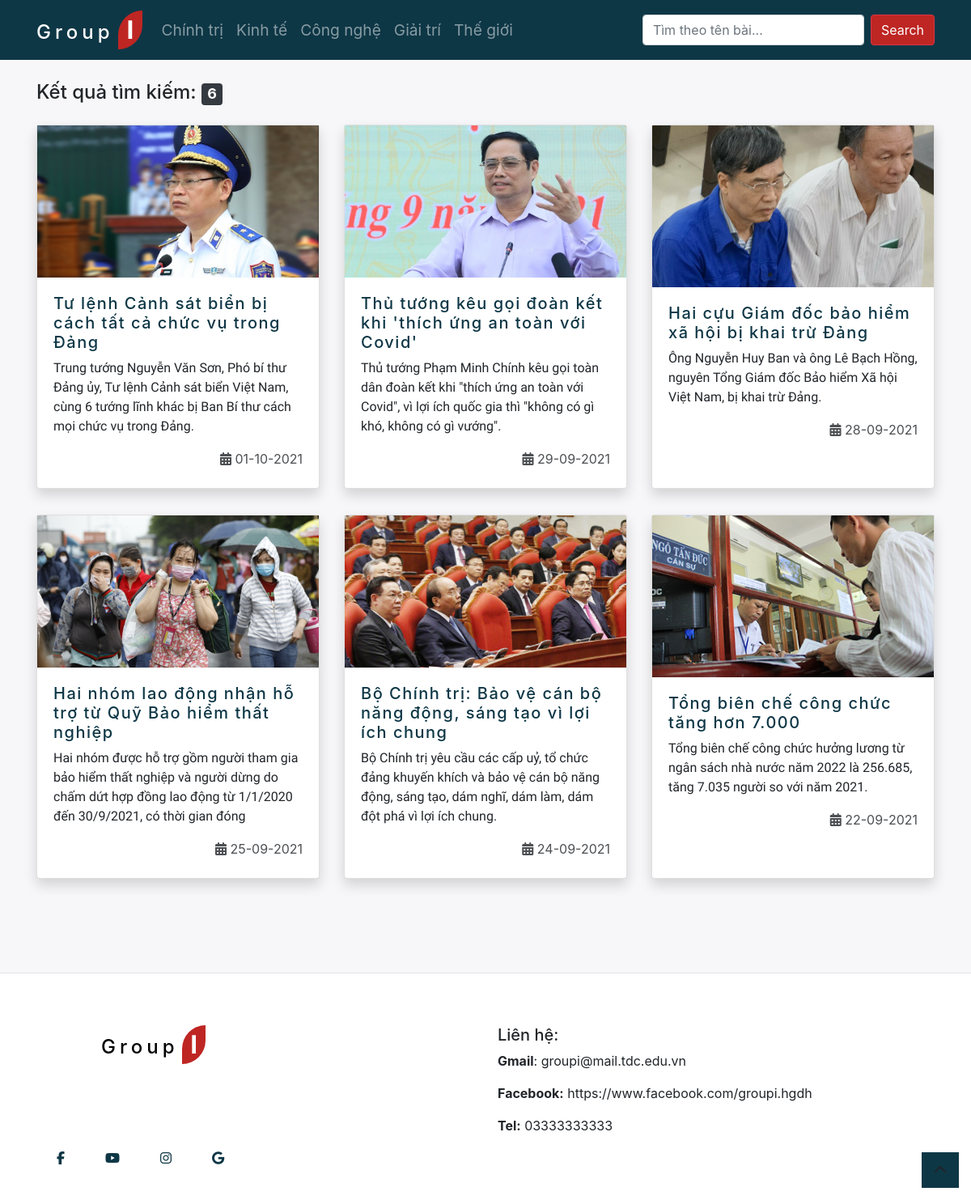
/pages/search.php?idCategory=1, run on the app's committed database.
### tables this page shows
CREATE TABLE `category` (
  `id_category` int(11) NOT NULL,
  `NAME` varchar(500) NOT NULL
);

CREATE TABLE `post` (
  `ID_POST` int(11) NOT NULL,
  `TITLE` varchar(500) NOT NULL,
  `SAPO` text NOT NULL,
  `IMAGE1` varchar(500) NOT NULL,
  `IMAGE2` varchar(500) NOT NULL,
  `IMAGE3` varchar(500) NOT NULL,
  `CONTENT` text NOT NULL,
  `ID_CATEGORY` int(11) NOT NULL,
  `DATE_UP` datetime NOT NULL
);

### models/Database.php (called while the page is built, shortened)
<?php
class Database
{
    public static $connect = null;
    public function __construct()
    {
        if (self::$connect == null) {
            self::$connect = mysqli_connect(DB_HOST, DB_USER, DB_PASSWORD, DB_NAME);
            self::$connect->set_charset('utf8mb4');
        }
        return self::$connect;
    }
}

### models/Category.php (called while the page is built)
<?php
class Category extends Database
{
    public function getAll(){
        $sql = self::$connect->prepare("SELECT * FROM category");
        $sql->execute();
        return $sql->get_result()->fetch_all(MYSQLI_ASSOC);
    }
}

### models/Post.php (called while the page is built, shortened)
<?php
class Post extends Database
{
    public function getByCategory($idCategory){
        $sql = self::$connect->prepare(
            "SELECT * FROM `post`, `category`
                    WHERE post.ID_CATEGORY = category.ID_CATEGORY
                    AND post.ID_CATEGORY = $idCategory
                    ORDER BY DATE_UP DESC ");
        $sql->execute();
        return $sql->get_result()->fetch_all(MYSQLI_ASSOC);
    }
}

### layouts/components/PostNormal.php (the view, shortened to what this page needs)
<?php
class PostNormal
{
    public static function view($post, $urlPage)
    {
        $quickView = '';
        return '
                    <div class="card post-medium post shadow" data-scroll>
                        <div class="inner">
                            <a href="' . $urlPage . 'pages/detail.php?idPost=' . $post['ID_POST'] . '">
                                <img src="' . $urlPage . 'public/images/' . $post['IMAGE1'] . '" class="img-post" alt="">
                            </a>
                                ' . $quickView . '
                        </div>
                        <div class="card-body post-body">
                            <h5 class="post-title hv-l">
                                <a href="' . $urlPage . 'pages/detail.php?idPost=' . $post['ID_POST'] . '">
                                    ' . $post['TITLE'] . '
                                </a>
                            </h5>
                            <p class="card-text post-sapo">
                                ' . substr($post['SAPO'], 0, 200) . '
                            </p>
                            <p class="post-date-up">
                                 ' . DateUp::view($post['DATE_UP']) . '
                            </p>
                        </div>
                    </div>
        ';
    }
}

### pages/search.php (shortened to what this page needs)
<!DOCTYPE html>
<html lang="en">
<head>
    <?php
    require urlPage . 'layouts/head.php';
    $post = new Post();
    $arrResult = [];
    if (!empty($_GET['idCategory'])) {
        $arrResult = $post->getByCategory($_GET['idCategory']);
    } else {
        if (!empty($_GET['key'])) {
            $arrResult = $post->getByTitle($_GET['key']);
        } else {
            header('location: ../');
        }
    }
    ?>
</head>
<body>
    <header>
        <?php include urlPage . "layouts/components/nav.php"; ?>
    </header>
    <div class="content" style="margin: 100px 0;">
        <div class="container">
            <h4>Kết quả tìm kiếm:
                <span class="badge badge-dark"><?php echo count($arrResult) ?></span>
            </h4>
            <div class="row">
                <?php
            foreach ($arrResult as $item) {
                echo '<div class="col-md-4 my-md-3">
                        '. PostNormal::view($item, urlPage) .'
                      </div>';
            }
            ?>
            </div>
        </div>
    </div>
    <?php require '../layouts/footer.php' ?>
    <div class="go-top top">
        <i class="fa fa-chevron-up" aria-hidden="true"></i>
    </div>
</body>
</html>

### layouts/components/nav.php (shortened to what this page needs)
<?php
$category = new Category();
$arrCategory = $category->getAll();
?>
<nav class="navbar navbar-expand-sm navbar-dark">
    <div class="container">
        <a class="navbar-brand" href="<?php echo urlPage == '' ? '#' : urlPage . 'index.php' ?>">
            <div class="logo top">
                <span>Group</span>
                <span>I</span>
            </div>
        </a>
        <div class="collapse navbar-collapse" id="collapsibleNavId">
            <ul class="navbar-nav mr-auto mt-2 mt-lg-0">
                <?php
                foreach ($arrCategory as $item) {
                        echo '
                            <li class="nav-item">
                                <a class="nav-link" href="' . urlPage . 'pages/search.php?idCategory=' . $item['id_category'] . '">
                                    <span class="hv-l category" data-id="category-' . $item['id_category'] . '">' . $item['NAME'] . '</span>
                                </a>
                            </li>
                        ';
                    }
                ?>
            </ul>
            <form action="<?php echo urlPage . 'pages/search.php' ?>" class="form-inline my-2 my-lg-0">
                <input name="key" class="form-control mr-sm-2" type="text" placeholder="Tìm theo tên bài...">
                <button class="btn btn-danger my-2 my-sm-0" type="submit">Search</button>
            </form>
        </div>
    </div>
</nav>

### layouts/components/DateUp.php (shortened to what this page needs)
<?php
class DateUp
{
    public static function view($dateTime)
    {
        try {
            $dateUp = new DateTime($dateTime);
            if ($dateUp->format('i') == date('i') && $dateUp->format('h') == date('h')) {
                return 'mới đây';
            } else {
                if ($dateUp->format('h') == date('h') && date('d') == $dateUp->format('d')) {
                    return '<i class="fa fa-clock"></i> ' . (date('i') - $dateUp->format('i')) . ' phút trước';
                } else {
                    if (date('d') == $dateUp->format('d') && date('m') == $dateUp->format('m')) {
                        return '<i class="fa fa-clock"></i> ' . (date('h') - $dateUp->format('h')) . ' giờ trước';
                    } else {
                        return '<i class="fa fa-calendar-alt"></i> ' . $dateUp->format('d-m-Y');
                    }
                }
            }
        } catch (Exception $e) {
            return '';
        }
    }
}

### public/css/style.css (style rules this page uses)
* { padding: 0; margin: 0; -webkit-box-sizing: border-box; box-sizing: border-box; }
body { background-color: #f7f7f9; }
ul, ol { padding: 0; margin: 0; list-style: none; }
p { padding: 0; }
a { color: #fff; -webkit-transition: 0.25s all; transition: 0.25s all; }
.btn-danger { background-color: #be2623 !important; }
.logo { -webkit-transition: 0.25s all; transition: 0.25s all; }
.logo span:first-child { font-size: 1.5rem; letter-spacing: 5px; font-weight: 500; }
.logo span:last-child { font-family: "Baloo Thambi 2", cursive; color: #fff; background: #be2623; padding: 5px 10px; font-size: 2rem; font-weight: bold; border-top-left-radius: 50px; border-bottom-right-radius: 50px; }
.hv-l { position: relative; }
.hv-l::before { position: absolute; content: ""; height: 3px; background-color: #0e3746; bottom: -0.3rem; width: 0%; -webkit-transition: 0.25s all; transition: 0.25s all; }
header .navbar { z-index: 99; -webkit-transition: 0.25s all; transition: 0.25s all; position: fixed; width: 100%; background-color: #0e3746; top: 0; }
header .navbar .hv-l::before { background-color: #d6d6d6; }
header .nav-item .nav-link { font-size: 1.2rem; }
.post { height: 450px; }
.post .inner { overflow: hidden; position: relative; }
.post .inner .img-post { width: 100%; height: 200px; cursor: pointer; -webkit-transition: 0.25s all; transition: 0.25s all; -o-object-fit: cover; object-fit: cover; }
.post .post-body .post-title { letter-spacing: 1.5px; }
.post .post-body .post-title a { color: #0e3746; }
.post .post-body .post-sapo { font-family: "Baloo Paaji 2", cursive; }
.post .post-body .post-date-up { opacity: 0.8; text-align: right; }
.go-top { position: fixed; cursor: pointer; bottom: 15px; right: 15px; padding: 10px 15px; background: #0e3746; -webkit-transition: 0.25s all; transition: 0.25s all; }
[data-scroll] { -webkit-transition: all 1s; transition: all 1s; }

### data on the page
category: NAME "Chính trị"
category: NAME "Kinh tế"
category: NAME "Công nghệ"
category: NAME "Giải trí"
category: NAME "Thế giới"
post: IMAGE1 (picture), TITLE "Tư lệnh Cảnh sát biển bị cách tất cả chức vụ trong Đảng", SAPO "Trung tướng Nguyễn Văn Sơn, Phó bí thư Đảng ủy, Tư lệnh Cảnh sát biển Việt Nam, cùng 6 tướng lĩnh khác bị Ban Bí thư cách mọi chức vụ trong Đảng.", DATE_UP "01-10-2021"
post: shows a picture, TITLE "Thủ tướng kêu gọi đoàn kết khi 'thích ứng an toàn với Covid'", SAPO "Thủ tướng Phạm Minh Chính kêu gọi toàn dân đoàn kết khi \"thích ứng an toàn với Covid\", vì lợi ích quốc gia thì \"không có gì khó, không có gì vướng\".", DATE_UP "29-09-2021"
post: IMAGE1 (picture), TITLE "Hai cựu Giám đốc bảo hiểm xã hội bị khai trừ Đảng", SAPO "Ông Nguyễn Huy Ban và ông Lê Bạch Hồng, nguyên Tổng Giám đốc Bảo hiểm Xã hội Việt Nam, bị khai trừ Đảng.", DATE_UP "28-09-2021"
post: shows a picture, TITLE "Hai nhóm lao động nhận hỗ trợ từ Quỹ Bảo hiểm thất nghiệp", SAPO "Hai nhóm được hỗ trợ gồm người tham gia bảo hiểm thất nghiệp và người dừng do chấm dứt hợp đồng lao động từ 1/1/2020 đến 30/9/2021, có thời gian đóng", DATE_UP "25-09-2021"
post: IMAGE1 (picture), TITLE "Bộ Chính trị: Bảo vệ cán bộ năng động, sáng tạo vì lợi ích chung", SAPO "Bộ Chính trị yêu cầu các cấp uỷ, tổ chức đảng khuyến khích và bảo vệ cán bộ năng động, sáng tạo, dám nghĩ, dám làm, dám đột phá vì lợi ích chung.", DATE_UP "24-09-2021"
post: IMAGE1 (picture), TITLE "Tổng biên chế công chức tăng hơn 7.000", SAPO "Tổng biên chế công chức hưởng lương từ ngân sách nhà nước năm 2022 là 256.685, tăng 7.035 người so với năm 2021.", DATE_UP "22-09-2021"

### other printed values
count($arrResult) "6"
